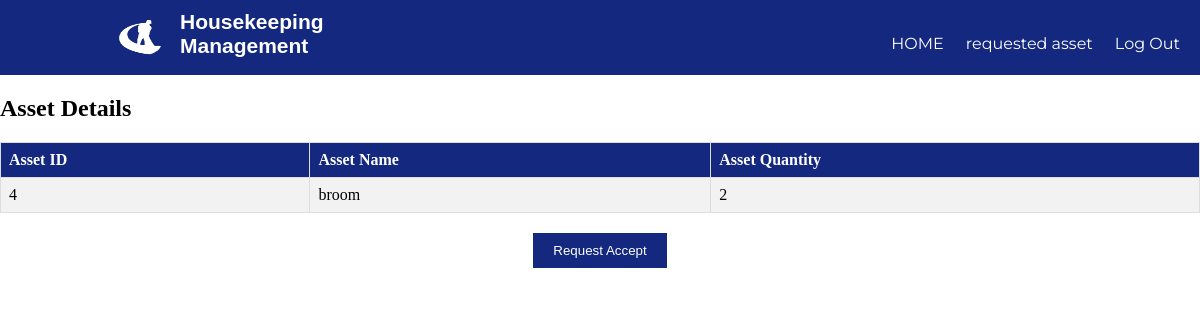
Page /details.php?bio_id=192011250 on the committed database.
### tables this page shows
CREATE TABLE `requestasset` (
  `asset_id` int(11) NOT NULL,
  `bio_id` int(11) NOT NULL,
  `request_quantity` int(11) NOT NULL
);

CREATE TABLE `assets` (
  `asset_name` varchar(100) DEFAULT NULL,
  `request_id` int(11) NOT NULL,
  `bio_id` int(11) NOT NULL,
  `asset_history` int(11) NOT NULL,
  `asset_quantity` int(11) NOT NULL,
  `asset_id` int(11) NOT NULL,
  `requested_quantity` int(11) NOT NULL,
  `alocated_qty` int(11) NOT NULL,
  `utilised_qty` int(11) NOT NULL
);

### details.php (the view, shortened to what this page needs)
<?php
require_once('process/dbh.php');
if (isset($_GET['bio_id'])) {
    $bio_id = $_GET['bio_id'];
    $detailsSql = "SELECT ra.asset_id, ra.request_quantity, a.asset_name
                   FROM requestasset ra
                   JOIN assets a ON ra.asset_id = a.asset_id
                   WHERE ra.bio_id = '$bio_id'";
    $detailsResult = mysqli_query($conn, $detailsSql);
    if ($detailsResult && mysqli_num_rows($detailsResult) > 0) {
        echo "<html>";
        echo "<head>";
        echo "<link rel='stylesheet' type='text/css' href='style.css'>";
        echo "</head>";
        echo "<body>";
        echo "<header>
        <nav>
        <img src='logo.png' alt='Description of the image'>
        <h1 class='container'>Housekeeping <br> Management</h1>
        <ul id='navli'>
                <li><a class='homeblack' href='storewel.php'>HOME</a></li>
                <li><a class='homered' href='#'>requested asset</a></li>
                <li><a class='homeblack' href='login.html'>Log Out</a></li>
            </ul>
        </nav>
        </header>";
        echo "<div class='page-wrapper bg-blue p-t-100 p-b-100 font-robo'>";
        echo "<div class='wrapper wrapper--w680'>";
        echo "<div class='card card-1'>";
        echo "<div class='card-body'>";
        echo "<div class='content'>";
        echo "<h2>Asset Details</h2>";
        echo "<form method='post' action=''>";
        echo "<table border='1'>";
        echo "<tr><th>Asset ID</th><th>Asset Name</th><th>Asset Quantity</th></tr>";
        while ($row = mysqli_fetch_assoc($detailsResult)) {
            $assetID = $row['asset_id'];
            $assetQuantity = $row['request_quantity'];
            $assetName = $row['asset_name'];
            echo "<tr>";
            echo "<td>$assetID</td>";
            echo "<td>$assetName</td>";
            echo "<td>$assetQuantity</td>";
            echo "</tr>";
        }
        echo "</table>";
        echo "<div style='text-align: center; margin-top: 20px;'>";
        echo "<button type='submit' name='request_accept' style='    background-color: #13287e;color: white; padding: 10px 20px; border: none; cursor: pointer;'>Request Accept</button>";
        echo "</div>";
        echo "</form>";
        echo "</div>";
        echo "</div>";
        echo "</div>";
        echo "</div>";
        echo "</div>";
        echo "</body>";
        echo "</html>";
    } else {
        echo "No asset details found for this Bio ID.";
    }
} else {
    echo "Please provide a valid Bio ID.";
}
?>

### style.css (style rules this page uses)
body { margin: 0px; }
header { background: black; color: white; padding: 8px 20px 6px 40px; height: 50px; }
header h1 { display: inline; font-family: 'Lobster', cursive; font-weight: 400; font-size: 32px; float: left; margin-top: 0px; margin-right: 10px; }
nav ul { display: inline; padding: 0px; float: right; }
nav ul li { display: inline-block; list-style-type: none; color: white; float: left; margin-left: 12px; }
nav ul li a { color: white; text-decoration: none; }
#navli { font-family: 'Montserrat', sans-serif; }
.homered { background-color: red; padding: 30px 10px 22px 10px; }
img { border-radius: 50%; }

### details.php (style rules this page uses)
header { background-color: #005690; }
.homered { background-color: rgb(0, 43, 198); padding: 30px 10px 22px 10px; }
table { border-collapse: collapse; width: 100%; }
th, td { border: 1px solid #dddddd; text-align: left; padding: 8px; }
th { background-color: #4CAF50; color: white; }
tr:nth-child(even) { background-color: #f2f2f2; }
a { color: #005690; text-decoration: none; }
.container { background-color: #13287e; }
header h1 { margin-left: 15px; display: inline; font-family: Poppins, sans-serif; font-weight: bold; font-size: 21px; float: left; margin-top: -8px; margin-right: 58px; }
.homered { background-color: #13287e; padding: 30px 10px 20px 10px; }
header { background: #13287e; color: white; padding: 18px 20px 53px 40px; height: 4px; }
nav ul li a { color: #00000; text-decoration: none; }
th { background-color: #13287e; color: white; }
button { border:solid; background-color: #13287e; color: white; }
img { width: 50px; float: left; margin-left: 75px; height: 38px; }

### rows in the picture
requestasset: asset_id "4", assets.asset_name "broom", request_quantity "2"
